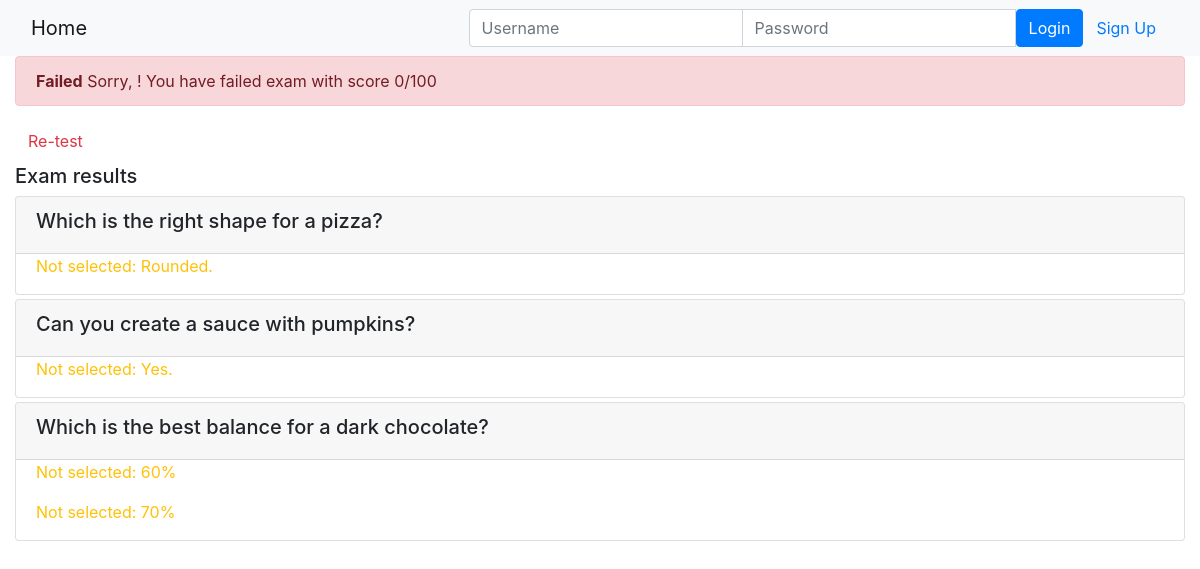
The page /onlinecourse/course/3/submission/3/result/ on the database its author committed.
### onlinecourse/models.py (models this page shows, shortened)
class Question(models.Model):
    lessons = models.ForeignKey(Course, on_delete=models.CASCADE, null=True)
    grade = models.IntegerField(default=0)
    question_text = models.TextField(max_length=300)

class Choice(models.Model):
    questions = models.ForeignKey(Question, on_delete=models.CASCADE, null=True)
    choice_text = models.TextField(max_length=300)
    is_correct = models.BooleanField(default=False)
    courses = models.ForeignKey(Course, on_delete=models.CASCADE, null=True)

### onlinecourse/views.py (the view)
# urls.py: path('course/<int:course_id>/submission/<int:submission_id>/result/', views.show_exam_result, name='show_exam_result'),
def show_exam_result(request, course_id, submission_id):
    context = {}
    course = Course.objects.get(id=course_id)
    submission = Submission.objects.get(id=submission_id)
    choices = submission.choices.all()
    total_score = 0
    for choice in choices:
        if choice.is_correct:
            total_score += choice.questions.grade
    total_score = max(total_score, 0)
    context["course"] = course
    context["submission"] = submission
    context["grade"] = total_score
    print(context)
    return render(request, 'onlinecourse/exam_result_bootstrap.html', context)

### onlinecourse/models.py (called while the page is built)
    def __str__(self):
        return "Name: " + self.name + "," + \
               "Description: " + self.description

### onlinecourse/templates/onlinecourse/exam_result_bootstrap.html (shortened to what this page needs)
<!DOCTYPE html>
<html lang="en">
<head>
    {% load static %}
    <link rel="stylesheet" href="https://maxcdn.bootstrapcdn.com/bootstrap/4.5.2/css/bootstrap.min.css">
</head>
<body>
 <nav class="navbar navbar-light bg-light">
    <div class="container-fluid">
        <div class="navbar-header">
              <a class="navbar-brand" href="{% url 'onlinecourse:index' %}">Home</a>
        </div>
        <ul class="nav navbar-nav navbar-right">
            {% if user.is_authenticated %}
            <li>
                <a class="btn btn-link" href="#">{{ user.first_name }}({{ user.username }})</a>
                <a class="btn btn-link" href="{% url 'onlinecourse:logout' %}">Logout</a>
            </li>
            {% else %}
            <li>
                <form class="form-inline" action="{% url 'onlinecourse:login' %}" method="post">
                    <div class="input-group">
                        <input type="text" class="form-control" placeholder="Username" name="username" >
                        <input type="password" class="form-control" placeholder="Password" name="psw" >
                        <button class="btn btn-primary" type="submit">Login</button>
                        <a class="btn btn-link" href="{% url 'onlinecourse:registration' %}">Sign Up</a>
                    </div>
                </form>
            </li>
            {% endif %}
        </ul>
    </div>
</nav>
<div class="container-fluid">
    {% if grade > 80 %}
        <div class="alert alert-success">
            <b>Congratulation, {{user.username}}!</b> You have passed the exam and completed the course with {{grade}}/100
        </div>
    {% else %}
        <div class="alert alert-danger">
            <b>Failed</b> Sorry, {{user.username}}! You have failed exam with score {{grade}}/100
        </div>
        <a class="btn btn-link text-danger" href="{% url 'onlinecourse:course_details' course.id %}">Re-test</a>
    {% endif %}
        <div class="card-columns-vertical mt-1">
        <h5 class="">Exam results</h5>
            <form id="questions" >
                    {% for question in course.question_set.all %}
                        <div class="card mt-1">
                            <div class="card-header">
                                <h5>{{question.question_text}}</h5>
                            </div>
                            <div class="for-group">
                                {% for choice in question.choice_set.all %}
                                    {% if choice.is_correct and choice not in submission.choices.all %}
                                        <div class="form-check">
                                            <label class="form-check-label">
                                                <p type="text" class="text-warning" id="{{choice.id}}" >
                                                    Not selected: {{choice.choice_text}}
                                                </p>
                                            </label>
                                        </div>
                                    {% endif %}
                                {% endfor %}
                            </div>
                        </div>
                    {% endfor %}
            </form>
        </div>
    </div>
</body>
</html>

### rows shown on the page
Question: question_text "Which is the right shape for a pizza?"
Choice: choice_text "Rounded."
Question: question_text "Can you create a sauce with pumpkins?"
Choice: choice_text "Yes."
Question: question_text "Which is the best balance for a dark chocolate?"
Choice: choice_text "60%"
Choice: choice_text "70%"

### other values the page prints
{{ grade }} "0"
